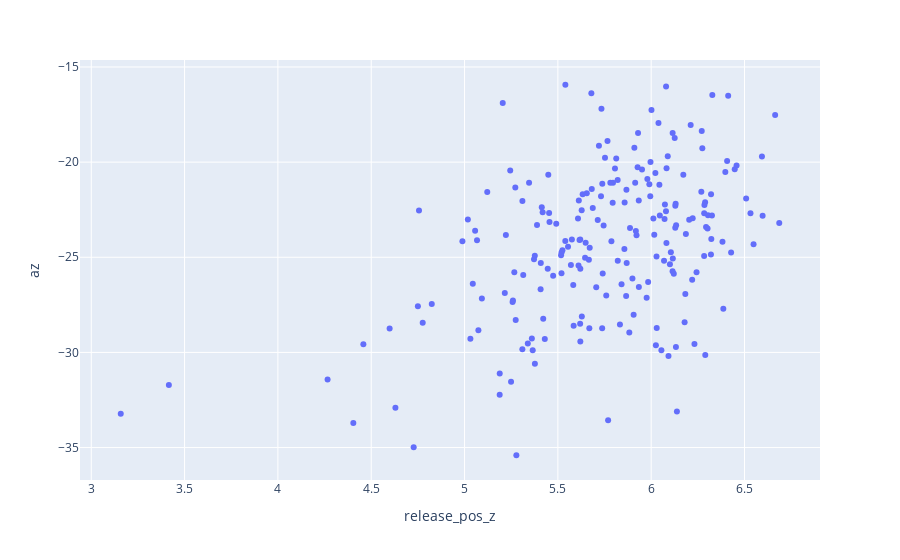

Source (notebook cell):
### Code cell
grouped_df = df_23.loc[df_23['p_throws']=='L'].groupby('player_name').agg({'release_pos_z':'mean', 'az':'mean'}).reset_index()
fig = px.scatter(grouped_df, x='release_pos_z', y='az', hover_data=['player_name'])
fig.show()

### Figure 1 — Plotly figure (JSON) as saved in the notebook; plotly's stock layout.template omitted (floating-point values rounded to 4 significant figures; data arrays with more than 128 entries replaced by an {"elided": "..."} marker saying what was removed)
{"data": [{"customdata": {"elided": "209x1 str values"}, "hovertemplate": "release_pos_z=%{x}<br>az=%{y}<br>player_name=%{customdata[0]}<extra></extra>", "legendgroup": "", "marker": {"color": "#636efa", "symbol": "circle"}, "mode": "markers", "name": "", "orientation": "v", "showlegend": false, "type": "scatter", "x": {"elided": "209 float values"}, "xaxis": "x", "y": {"elided": "209 float values"}, "yaxis": "y"}], "layout": {"legend": {"tracegroupgap": 0}, "margin": {"t": 60}, "xaxis": {"anchor": "y", "domain": [0, 1], "title": {"text": "release_pos_z"}}, "yaxis": {"anchor": "x", "domain": [0, 1], "title": {"text": "az"}}}}
